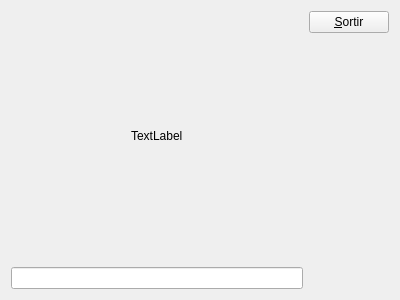
<?xml version="1.0" encoding="UTF-8"?>
<ui version="4.0">
 <class>myForm</class>
 <widget class="QWidget" name="myForm">
  <property name="geometry">
   <rect>
    <x>0</x>
    <y>0</y>
    <width>400</width>
    <height>300</height>
   </rect>
  </property>
  <property name="windowTitle">
   <string>Form</string>
  </property>
  <layout class="QGridLayout" name="gridLayout">
   <item row="0" column="0">
    <layout class="QHBoxLayout" name="horizontalLayout_2">
     <item>
      <layout class="QVBoxLayout" name="verticalLayout_2">
       <item>
        <layout class="QHBoxLayout" name="horizontalLayout">
         <item>
          <spacer name="horizontalSpacer">
           <property name="orientation">
            <enum>Qt::Horizontal</enum>
           </property>
           <property name="sizeHint" stdset="0">
            <size>
             <width>40</width>
             <height>20</height>
            </size>
           </property>
          </spacer>
         </item>
         <item>
          <widget class="QLabel" name="label">
           <property name="text">
            <string>TextLabel</string>
           </property>
          </widget>
         </item>
         <item>
          <spacer name="horizontalSpacer_2">
           <property name="orientation">
            <enum>Qt::Horizontal</enum>
           </property>
           <property name="sizeHint" stdset="0">
            <size>
             <width>40</width>
             <height>20</height>
            </size>
           </property>
          </spacer>
         </item>
        </layout>
       </item>
       <item>
        <widget class="MyQLineEdit" name="lineEdit"/>
       </item>
      </layout>
     </item>
     <item>
      <layout class="QVBoxLayout" name="verticalLayout">
       <item>
        <widget class="QPushButton" name="pushButton">
         <property name="text">
          <string>&amp;Sortir</string>
         </property>
         <property name="shortcut">
          <string>Alt+S</string>
         </property>
        </widget>
       </item>
       <item>
        <spacer name="verticalSpacer">
         <property name="orientation">
          <enum>Qt::Vertical</enum>
         </property>
         <property name="sizeHint" stdset="0">
          <size>
           <width>20</width>
           <height>40</height>
          </size>
         </property>
        </spacer>
       </item>
      </layout>
     </item>
    </layout>
   </item>
  </layout>
 </widget>
 <customwidgets>
  <customwidget>
   <class>MyQLineEdit</class>
   <extends>QLineEdit</extends>
   <header>MyQLineEdit.h</header>
   <slots>
    <signal>setreturn(QString)</signal>
    <slot>recibereturn()</slot>
   </slots>
  </customwidget>
 </customwidgets>
 <resources/>
 <connections>
  <connection>
   <sender>pushButton</sender>
   <signal>clicked()</signal>
   <receiver>myForm</receiver>
   <slot>close()</slot>
   <hints>
    <hint type="sourcelabel">
     <x>385</x>
     <y>19</y>
    </hint>
    <hint type="destinationlabel">
     <x>346</x>
     <y>-39</y>
    </hint>
   </hints>
  </connection>
  <connection>
   <sender>lineEdit</sender>
   <signal>setreturn(QString)</signal>
   <receiver>label</receiver>
   <slot>setText(QString)</slot>
   <hints>
    <hint type="sourcelabel">
     <x>102</x>
     <y>281</y>
    </hint>
    <hint type="destinationlabel">
     <x>143</x>
     <y>140</y>
    </hint>
   </hints>
  </connection>
  <connection>
   <sender>lineEdit</sender>
   <signal>returnPressed()</signal>
   <receiver>lineEdit</receiver>
   <slot>recibereturn()</slot>
   <hints>
    <hint type="sourcelabel">
     <x>236</x>
     <y>267</y>
    </hint>
    <hint type="destinationlabel">
     <x>269</x>
     <y>277</y>
    </hint>
   </hints>
  </connection>
 </connections>
</ui>
